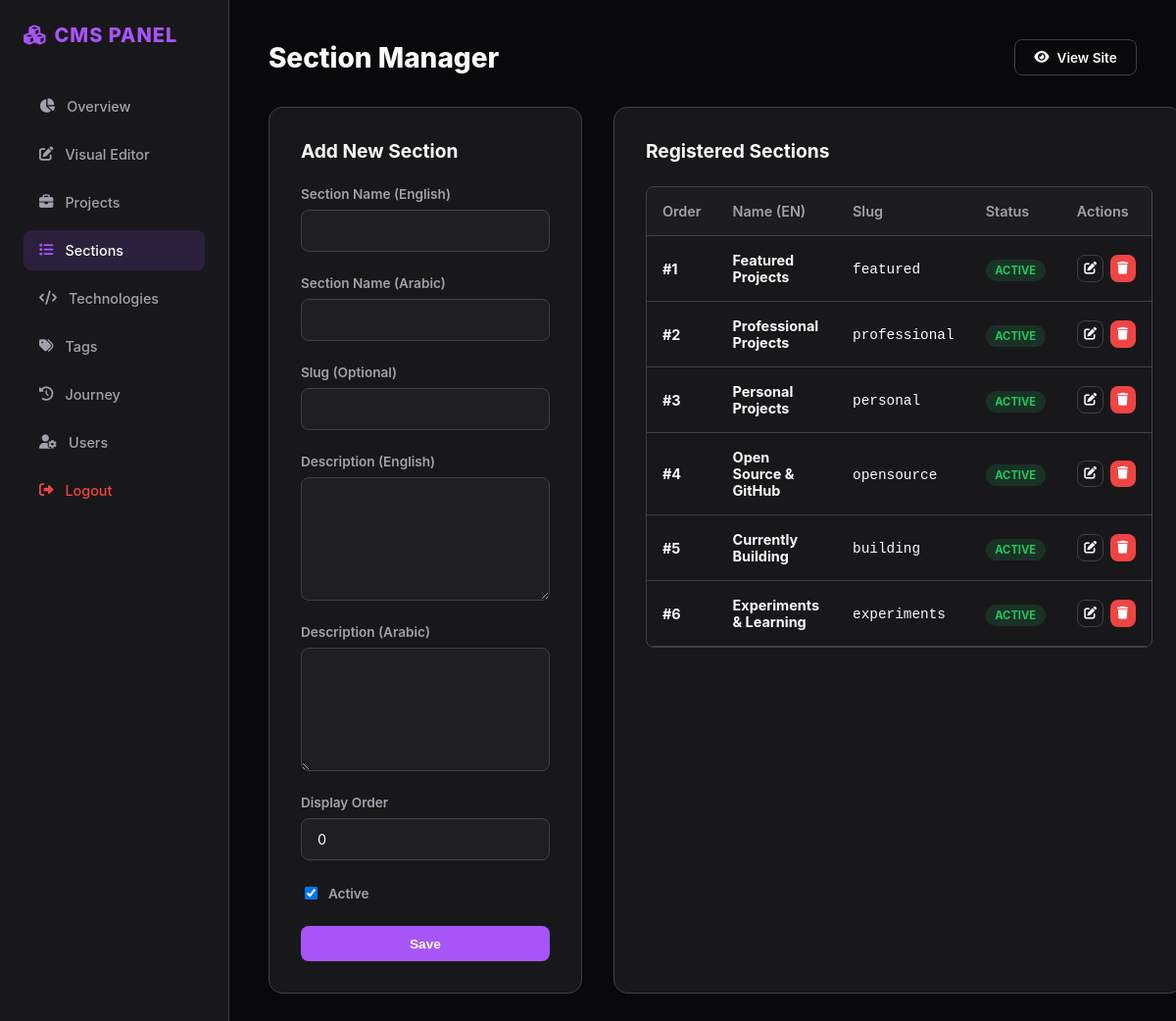
/admin/sections-manage.php (signed in), run on the app's committed database.
### tables this page shows
CREATE TABLE `project_sections` (
  `id` int NOT NULL AUTO_INCREMENT,
  `name_en` varchar(255) NOT NULL,
  `name_ar` varchar(255) NOT NULL,
  `slug` varchar(255) NOT NULL,
  `description_en` text,
  `description_ar` text,
  `display_order` int DEFAULT '0',
  `active` tinyint(1) DEFAULT '1',
  `created_at` timestamp NULL DEFAULT CURRENT_TIMESTAMP,
  `updated_at` timestamp NULL DEFAULT CURRENT_TIMESTAMP ON UPDATE CURRENT_TIMESTAMP,
  PRIMARY KEY (`id`),
  UNIQUE KEY `slug` (`slug`)
);

### public/admin/auth.php (called while the page is built, shortened)
<?php
spl_autoload_register(function ($class) {
    $baseDir = dirname(__DIR__, 2);
    $path = $baseDir . '/' . str_replace('\\', '/', $class) . '.php';
});

### app/models/Model.php (called while the page is built, shortened)
<?php
abstract class Model
{
    protected static $db;
    public static function connect()
    {
        if (self::$db === null) {
            $host = getenv('DB_HOST') !== false ? getenv('DB_HOST') : 'localhost';
            $name = getenv('DB_NAME') !== false ? getenv('DB_NAME') : 'portfolio';
            $user = getenv('DB_USER') !== false ? getenv('DB_USER') : 'root';
            $pass = getenv('DB_PASS') !== false ? getenv('DB_PASS') : 'root';
            try {
                self::$db = new PDO("mysql:host=$host;dbname=$name;charset=utf8mb4", $user, $pass);
                self::$db->setAttribute(PDO::ATTR_ERRMODE, PDO::ERRMODE_EXCEPTION);
                self::$db->setAttribute(PDO::ATTR_DEFAULT_FETCH_MODE, PDO::FETCH_ASSOC);
                self::$db->exec("SET NAMES utf8mb4");
            } catch (PDOException $e) {
                die("Connection failed: " . $e->getMessage());
            }
        }
        return self::$db;
    }
    protected static function query($sql, $params = [])
    {
        $stmt = self::connect()->prepare($sql);
        $stmt->execute($params);
        return $stmt;
    }
}

### app/models/ProjectSection.php (called while the page is built, shortened)
<?php
class ProjectSection extends Model {
    public static function all() {
        return self::query("SELECT * FROM project_sections ORDER BY display_order, id")->fetchAll();
    }
}

### public/admin/sections-manage.php (the view, shortened to what this page needs)
<?php
require_once 'layout.php';
$editSection = null;
$sections = ProjectSection::all();
?>
<div class="admin-two-col-layout">
    <div class="admin-card">
        <h3><?= $editSection ? 'Edit Section' : 'Add New Section' ?></h3>
        <form method="POST">
            <div class="admin-form-group">
                <label>Section Name (English)</label>
                <input type="text" name="name_en" class="admin-form-control" value="<?= htmlspecialchars($editSection['name_en'] ?? '') ?>" required>
            </div>
            <div class="admin-form-group">
                <label>Section Name (Arabic)</label>
                <input type="text" name="name_ar" class="admin-form-control" value="<?= htmlspecialchars($editSection['name_ar'] ?? '') ?>" required>
            </div>
            <div class="admin-form-group">
                <label>Slug (Optional)</label>
                <input type="text" name="slug" class="admin-form-control" value="<?= htmlspecialchars($editSection['slug'] ?? '') ?>">
            </div>
            <div class="admin-form-group">
                <label>Description (English)</label>
                <textarea name="description_en" class="admin-form-control" rows="3"><?= htmlspecialchars($editSection['description_en'] ?? '') ?></textarea>
            </div>
            <div class="admin-form-group">
                <label>Description (Arabic)</label>
                <textarea name="description_ar" class="admin-form-control" rows="3" dir="rtl"><?= htmlspecialchars($editSection['description_ar'] ?? '') ?></textarea>
            </div>
            <div class="admin-form-group">
                <label>Display Order</label>
                <input type="number" name="display_order" class="admin-form-control" value="<?= htmlspecialchars($editSection['display_order'] ?? 0) ?>">
            </div>
            <div class="admin-form-group" style="flex-direction:row; align-items:center; gap:0.5rem;">
                <input type="checkbox" name="active" value="1" id="chk-active" <?= ($editSection['active'] ?? 1) ? 'checked' : '' ?>>
                <label for="chk-active" style="margin:0; cursor:pointer;">Active</label>
            </div>
            <div style="margin-top:1.5rem; display:flex; gap:0.5rem;">
                <button type="submit" name="save_section" class="admin-btn admin-btn-primary" style="flex-grow:2;">Save</button>
            </div>
        </form>
    </div>
    <div class="admin-card">
        <h3>Registered Sections</h3>
        <div class="admin-table-responsive">
            <table class="admin-table">
                <thead>
                    <tr>
                        <th>Order</th>
                        <th>Name (EN)</th>
                        <th>Slug</th>
                        <th>Status</th>
                        <th>Actions</th>
                    </tr>
                </thead>
                <tbody>
                    <?php foreach ($sections as $s): ?>
                        <tr>
                            <td><strong>#<?= $s['display_order'] ?></strong></td>
                            <td><strong><?= htmlspecialchars($s['name_en']) ?></strong></td>
                            <td><span style="font-family:monospace;"><?= htmlspecialchars($s['slug']) ?></span></td>
                            <td>
                                <span class="admin-badge <?= $s['active'] ? 'admin-badge-success' : 'admin-badge-danger' ?>">
                                    <?= $s['active'] ? 'Active' : 'Inactive' ?>
                                </span>
                            </td>
                            <td>
                                <div class="listing-actions-cell">
                                    <a href="?edit=<?= $s['id'] ?>" class="admin-btn admin-btn-secondary" style="padding:0.4rem; font-size:0.8rem;"><i class="fas fa-edit"></i></a>
                                    <a href="?delete=<?= $s['id'] ?>" class="admin-btn admin-btn-danger" style="padding:0.4rem; font-size:0.8rem;" onclick="return confirm('Delete section?')" <?= in_array($s['slug'], ['featured', 'professional', 'personal']) ? 'style="display:none;"' : '' ?>><i class="fas fa-trash"></i></a>
                                </div>
                            </td>
                        </tr>
                    <?php endforeach; ?>
                </tbody>
            </table>
        </div>
    </div>
</div>

### public/assets/css/admin.css (style rules this page uses)
:root { --admin-bg: #09090b; --admin-surface: #18181b; --admin-surface-card: #27272a; --admin-primary: #a855f7; --admin-primary-hover: #c084fc; --admin-text: #fafafa; --admin-text-muted: #a1a1aa; --admin-border: #3f3f46; --admin-danger: #ef4444; --admin-success: #22c55e; --admin-warning: #f59e0b; }
body.admin-body { background: var(--admin-bg); font-family: 'Inter', system-ui, -apple-system, sans-serif; color: var(--admin-text); margin: 0; padding: 0; display: flex; min-height: 100vh; }
.admin-card { background: var(--admin-surface); border: 1px solid var(--admin-border); border-radius: 14px; padding: 2rem; margin-bottom: 2rem; }
.admin-card h3 { margin-top: 0; margin-bottom: 1.5rem; font-size: 1.2rem; font-weight: 700; }
.admin-table { width: 100%; border-collapse: collapse; margin-top: 1rem; }
.admin-table th, .admin-table td { padding: 1rem; text-align: left; border-bottom: 1px solid var(--admin-border); font-size: 0.9rem; }
.admin-table th { background: rgba(255, 255, 255, 0.02); font-weight: 600; color: var(--admin-text-muted); }
.admin-form-group { display: flex; flex-direction: column; gap: 0.5rem; margin-bottom: 1.5rem; }
.admin-form-group label { font-size: 0.85rem; font-weight: 600; color: var(--admin-text-muted); }
.admin-form-control { background: rgba(255, 255, 255, 0.03); border: 1px solid var(--admin-border); color: var(--admin-text); padding: 0.75rem 1rem; border-radius: 8px; outline: none; font-size: 0.9rem; font-family: inherit; transition: border-color 0.2s ease; }
textarea.admin-form-control { resize: vertical; min-height: 100px; }
.admin-btn { display: inline-flex; align-items: center; justify-content: center; gap: 0.5rem; padding: 0.6rem 1.2rem; font-size: 0.85rem; font-weight: 600; border-radius: 8px; border: 1px solid transparent; cursor: pointer; text-decoration: none; transition: all 0.2s ease; }
.admin-btn-primary { background: var(--admin-primary); color: #fff; }
.admin-btn-secondary { background: transparent; border-color: var(--admin-border); color: var(--admin-text); }
.admin-btn-danger { background: var(--admin-danger); color: #fff; }
.admin-badge { font-size: 0.7rem; font-weight: 700; padding: 0.25rem 0.6rem; border-radius: 20px; text-transform: uppercase; }
.admin-badge-success { background: rgba(34, 197, 94, 0.15); color: var(--admin-success); }
.listing-actions-cell { display: flex; gap: 0.4rem; }
.admin-table-responsive { width: 100%; overflow-x: auto; -webkit-overflow-scrolling: touch; margin-top: 1rem; border: 1px solid var(--admin-border); border-radius: 8px; }
.admin-table-responsive .admin-table { margin-top: 0; }
.admin-two-col-layout { display: grid; grid-template-columns: 320px 1fr; gap: 2rem; }

### data on the page
project_sections: display_order "1", name_en "Featured Projects", slug "featured", active "ACTIVE"
project_sections: display_order "2", name_en "Professional Projects", slug "professional", active "ACTIVE"
project_sections: display_order "3", name_en "Personal Projects", slug "personal", active "ACTIVE"
project_sections: display_order "4", name_en "Open Source & GitHub", slug "opensource", active "ACTIVE"
project_sections: display_order "5", name_en "Currently Building", slug "building", active "ACTIVE"
project_sections: display_order "6", name_en "Experiments & Learning", slug "experiments", active "ACTIVE"

### other printed values
$title "Section Manager"
